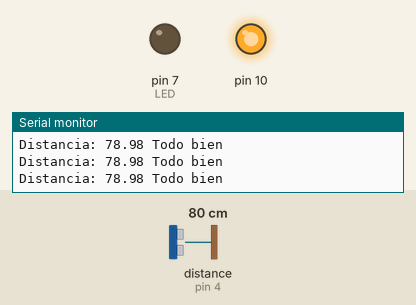
The sketch below on a simulated Arduino Uno, built with avr-gcc and run on an emulated ATmega328P. On the bench: output pins drawn as LEDs (lit = HIGH), the last lines printed to the serial monitor. Wiring (inferred from the names in the program): ultrasonic range finder: trigger pin 5; echo pin 4. The test bench sets the inputs (shaded band); at power-on: distance to the obstacle (sensor on pin 4) 80 cm. The echo pulse lasts 58.3 µs per cm; pins used as bus, display or sensor lines are not drawn.

Above: at 1.2 s.
1.3 s: distance to the obstacle (sensor on pin 4) set to 5 cm
2.9 s: distance to the obstacle (sensor on pin 4) set to 2 cm
At 3.6 s:
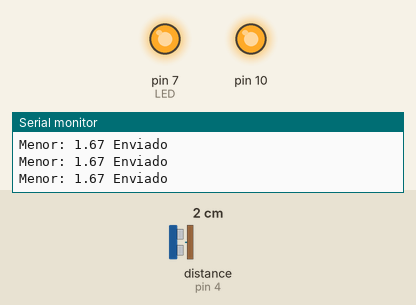
4.4 s: distance to the obstacle (sensor on pin 4) set to 7 cm
5.9 s: distance to the obstacle (sensor on pin 4) set to 10 cm
At 7.0 s:
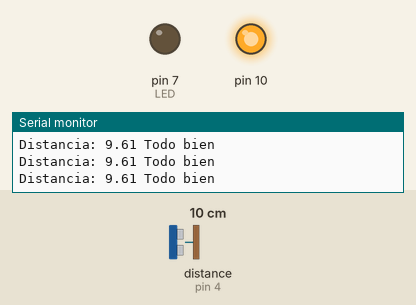
Timing chart, 0 to 8.9 s (numbered marks = the images above; inputs shaded):
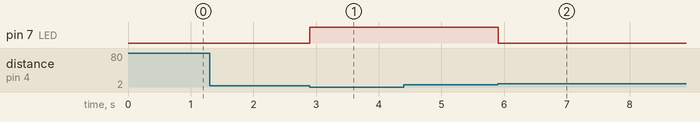

The sketch:

NANO_ver1_DSEA.ino
```cpp
//Santiago Ortiz Suzarte
//Daniel Fuentes Castro
//Emilio Campuzano Mejia

//Practica CAN
//Codigo para Arduino emisor

#include <SPI.h> //libreria SPI
#include <mcp2515.h> //libreria para usar el modulo mcp2515

struct can_frame canMsg; //crea la trama de datos CAN (el mensaje que se va a enviar)

MCP2515 mcp2515(10); //pin donde esta conectado CS (Slave Select)

const int triggerPin = 5; //pin trigger de sensor ultrasonico
const int echoPin = 4; //pin echo de sensor ultrasonico

int LED = 7;

unsigned long ultrasonicDelay = 10; //retraso de 10 microsegundos que utiliza sensor ultrasonico, de esta forma se evita usar delay()
unsigned long prev_us_delay = 0; //retraso anterior de sensor ultrasonico

float prev_distance = 0;
float current_distance = 0;

bool onStartUp = true; //indica si el sistema esta iniciando
bool first_meassure = true; //identifica si es la primera medicion que se realiza, sirve para
float temp_distance; //variable temporal que almacena distancia que se acaba de medir

int us_stage = 1; //el funcionamiento del sensor ultrasonico se puede dividir en 2, cuando se envía un pulso en alto al pin de trigger o cuando se envía un pulso en bajo

void setup() {
  // put your setup code here, to run once:
  Serial.begin(9600); //útil para debuggeo
  pinMode(triggerPin, OUTPUT); //PIN TRIGGER como salida
  pinMode(echoPin, INPUT); //pin echo como entrada
  pinMode(LED,OUTPUT);
  SPI.begin(); //inicia comunicación SPI

  mcp2515.reset();
  mcp2515.setBitrate(CAN_125KBPS,MCP_8MHZ);
  mcp2515.setNormalMode();


}

void loop() {
  // put your main code here, to run repeatedly:

  unsigned long current_us_delay = micros(); //iniciar variable que se encarga de monitorear si han pasado 10 microsegundos de retraso

  if (onStartUp) { //¿Esta iniciando el sistema? esto es util para emitir pulso inicial en bajo del sensor
      digitalWrite(triggerPin, LOW); //se emite pulso inicial en bajo
      onStartUp = false; //ya ha iniciado el sistema, la variable se vuelve falsa
    }


  if (current_us_delay - prev_us_delay >= ultrasonicDelay){ //¿han transurrido 10 microsegundos?
    if (us_stage == 1) { //emite pulso en alto y espera 10 microsegundos
          us_stage += 1; //us_stage = 2
          digitalWrite(triggerPin, HIGH);

      } else if (us_stage == 2) { //transcurrieron 10 microsegundos desde que se emitió pulso en alto
          us_stage -= 1; //us_stage = 1
          digitalWrite(triggerPin, LOW); //emite pulso en bajo
          //calcula distancia
          if (first_meassure){ //¿es la primera medicion que realiza el sensor?
              current_distance = getDistance(); //llama funcion para medir distancia de sensor ultrasonico
              prev_distance = current_distance; //prev distance ayuda a solo tomar medidas cuando sea necesario, cuando la diferencia entre medidas sea muy significativa
              first_meassure = false;  //ya se tomo la primera medida de dstancia

         }else {
              temp_distance = getDistance(); //no va a tomar otra medida de distancia si no hay variacion de al menos 1 cm entre la distancia que se acaba de medir y la anterior
              if (abs(temp_distance - prev_distance) >= 1.0){ //current_distance solo cambia si hay una variacion de 1 cm en medidas de sensor, puede cambiarse la sensibilidad
                    current_distance = temp_distance;
                    prev_distance = current_distance;
                    Serial.println("Cambio"); //util para debuggeo

                }
            }

      }

    }

   if (current_distance >= 8.0) { //la distancia medida por el sensor es mayor a 8cm
                        Serial.print("Distancia: ");
                        Serial.print(current_distance);
                        Serial.println(" Todo bien"); //debug, indica que no hay ninguna colision
                        digitalWrite(LED,LOW);
                    } else if (current_distance < 3.0){ //Hubo una colision (valor de 3cm medido por sensor se interpreta como colision
                        Serial.print("Menor: ");
                        Serial.print(current_distance);
                        Serial.println(" Enviado");
                        //float code = -1;
                        canMsg.can_id = 0x036; //id de mensaje CAN
                        canMsg.can_dlc = 2; //Longitud de mensaje CAN
                        canMsg.data[0] = current_distance;
                        canMsg.data[1] = 0x10; //0x10 = "colision"
                        mcp2515.sendMessage(&canMsg); //envia el mensaje
                        digitalWrite(LED,HIGH); //enciende LED que advierte de colision
                    }


}


float getDistance(){//calcula distancia que ha medido el sensor ultrasonico
      float duration;
      float distance;

      duration = pulseIn(echoPin, HIGH);
      distance = duration * 0.034/2;

      return distance;


  }
```

Measured:
- the behaviour switches between 4 and 3 cm on distance to the obstacle (sensor on pin 4) (found by bisection; images 0 and 1)
- the behaviour switches between 8 and 9 cm on distance to the obstacle (sensor on pin 4) (found by bisection; images 1 and 2)
- after the input at 2.9 s, pin 7 (LED): LOW → HIGH at once
- after the input at 5.9 s, pin 7 (LED): HIGH → LOW at once
